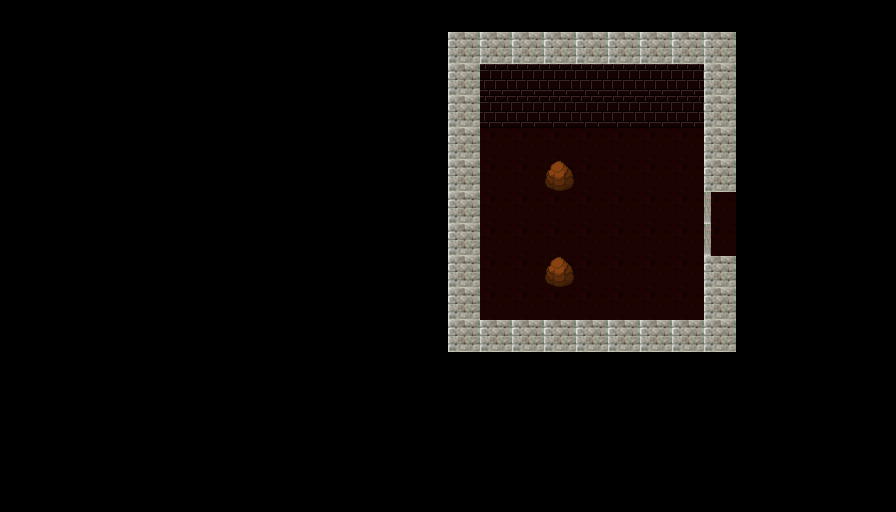

A 2D game scene composited from a Tiled map and its tileset images. What follows is a short description and the map's XML, with every tile layer's data as written:
An orthogonal 28x16 tile map with 32x32 px tiles, 2 tile layers (Capa de Patrones 1, Capa de patrones 2) and 6 objects.

<map version="1.0" orientation="orthogonal" renderorder="left-up" width="28" height="16" tilewidth="32" tileheight="32" nextobjectid="7">
 <tileset firstgid="1" name="1" tilewidth="32" tileheight="32" tilecount="100" columns="10">
  <image source="../Storm_Bullets_Beta/recursos/imagenes/hojasTexturas/1.png" width="320" height="320" />
 </tileset>
 <layer name="Capa de Patrones 1" width="28" height="16">
  <data encoding="csv">
0,0,0,0,0,0,0,0,0,0,0,0,0,0,0,0,0,0,0,0,0,0,0,0,0,0,0,0,
0,0,0,0,0,0,0,0,0,0,0,0,0,0,2,2,2,2,2,2,2,2,2,0,0,0,0,0,
0,0,0,0,0,0,0,0,0,0,0,0,0,0,2,3,3,3,3,3,3,3,2,0,0,0,0,0,
0,0,0,0,0,0,0,0,0,0,0,0,0,0,2,3,3,3,3,3,3,3,2,0,0,0,0,0,
0,0,0,0,0,0,0,0,0,0,0,0,0,0,2,1,1,1,1,1,1,1,2,0,0,0,0,0,
0,0,0,0,0,0,0,0,0,0,0,0,0,0,2,1,1,1,1,1,1,1,2,0,0,0,0,0,
0,0,0,0,0,0,0,0,0,0,0,0,0,0,2,1,1,1,1,1,1,1,1,0,0,0,0,0,
0,0,0,0,0,0,0,0,0,0,0,0,0,0,2,1,1,1,1,1,1,1,1,0,0,0,0,0,
0,0,0,0,0,0,0,0,0,0,0,0,0,0,2,1,1,1,1,1,1,1,2,0,0,0,0,0,
0,0,0,0,0,0,0,0,0,0,0,0,0,0,2,1,1,1,1,1,1,1,2,0,0,0,0,0,
0,0,0,0,0,0,0,0,0,0,0,0,0,0,2,2,2,2,2,2,2,2,2,0,0,0,0,0,
0,0,0,0,0,0,0,0,0,0,0,0,0,0,0,0,0,0,0,0,0,0,0,0,0,0,0,0,
0,0,0,0,0,0,0,0,0,0,0,0,0,0,0,0,0,0,0,0,0,0,0,0,0,0,0,0,
0,0,0,0,0,0,0,0,0,0,0,0,0,0,0,0,0,0,0,0,0,0,0,0,0,0,0,0,
0,0,0,0,0,0,0,0,0,0,0,0,0,0,0,0,0,0,0,0,0,0,0,0,0,0,0,0,
0,0,0,0,0,0,0,0,0,0,0,0,0,0,0,0,0,0,0,0,0,0,0,0,0,0,0,0
</data>
 </layer>
 <layer name="Capa de patrones 2" width="28" height="16">
  <data encoding="csv">
0,0,0,0,0,0,0,0,0,0,0,0,0,0,0,0,0,0,0,0,0,0,0,0,0,0,0,0,
0,0,0,0,0,0,0,0,0,0,0,0,0,0,0,0,0,0,0,0,0,0,0,0,0,0,0,0,
0,0,0,0,0,0,0,0,0,0,0,0,0,0,0,0,0,0,0,0,0,0,0,0,0,0,0,0,
0,0,0,0,0,0,0,0,0,0,0,0,0,0,0,0,0,0,0,0,0,0,0,0,0,0,0,0,
0,0,0,0,0,0,0,0,0,0,0,0,0,0,0,0,0,0,0,0,0,0,0,0,0,0,0,0,
0,0,0,0,0,0,0,0,0,0,0,0,0,0,0,0,0,12,0,0,0,0,0,0,0,0,0,0,
0,0,0,0,0,0,0,0,0,0,0,0,0,0,0,0,0,0,0,0,0,0,11,0,0,0,0,0,
0,0,0,0,0,0,0,0,0,0,0,0,0,0,0,0,0,0,0,0,0,0,11,0,0,0,0,0,
0,0,0,0,0,0,0,0,0,0,0,0,0,0,0,0,0,12,0,0,0,0,0,0,0,0,0,0,
0,0,0,0,0,0,0,0,0,0,0,0,0,0,0,0,0,0,0,0,0,0,0,0,0,0,0,0,
0,0,0,0,0,0,0,0,0,0,0,0,0,0,0,0,0,0,0,0,0,0,0,0,0,0,0,0,
0,0,0,0,0,0,0,0,0,0,0,0,0,0,0,0,0,0,0,0,0,0,0,0,0,0,0,0,
0,0,0,0,0,0,0,0,0,0,0,0,0,0,0,0,0,0,0,0,0,0,0,0,0,0,0,0,
0,0,0,0,0,0,0,0,0,0,0,0,0,0,0,0,0,0,0,0,0,0,0,0,0,0,0,0,
0,0,0,0,0,0,0,0,0,0,0,0,0,0,0,0,0,0,0,0,0,0,0,0,0,0,0,0,
0,0,0,0,0,0,0,0,0,0,0,0,0,0,0,0,0,0,0,0,0,0,0,0,0,0,0,0
</data>
 </layer>
 <objectgroup color="#ff0000" name="Capa de Objetos 1">
  <object id="1" x="544.75" y="159.75" width="31.5" height="31.75" />
  <object id="2" x="544.25" y="256.25" width="31.75" height="30.75" />
  <object id="3" x="447.5" y="320.25" width="288.75" height="31" />
  <object id="4" x="704.333" y="31.6667" width="31.3333" height="287.667" />
  <object id="5" x="448" y="32" width="32.3333" height="287.667" />
  <object id="6" x="481.333" y="32.3333" width="223" height="94" />
 </objectgroup>
</map>